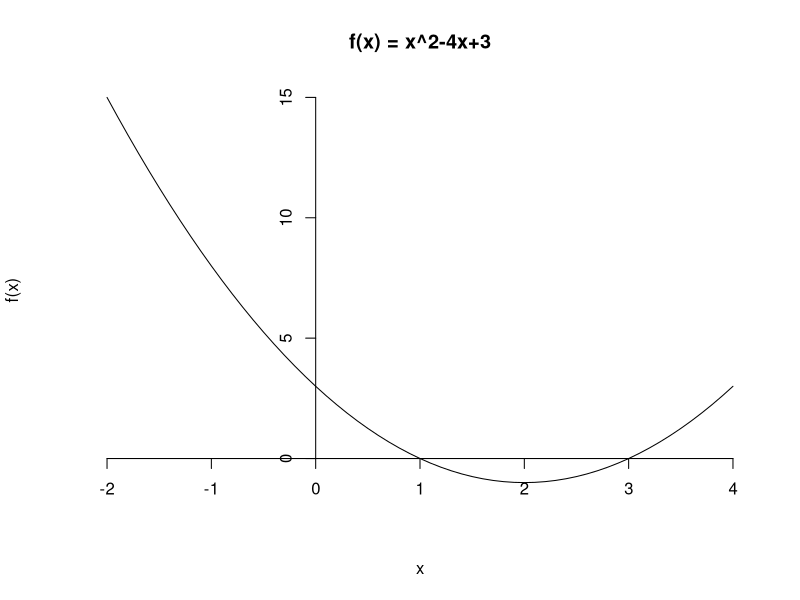
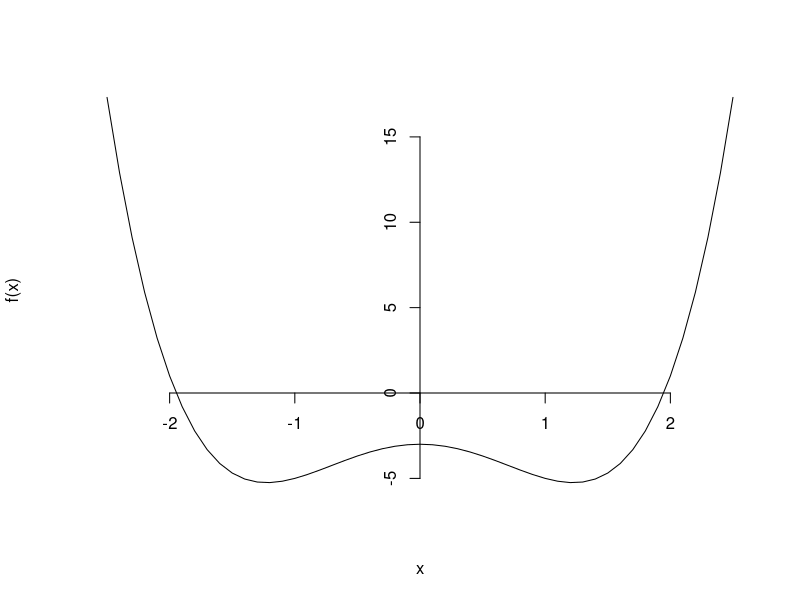
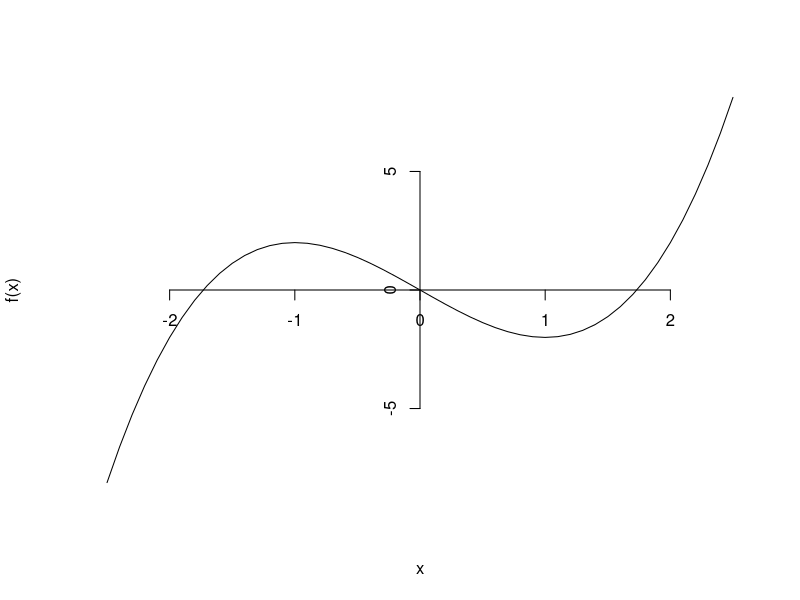
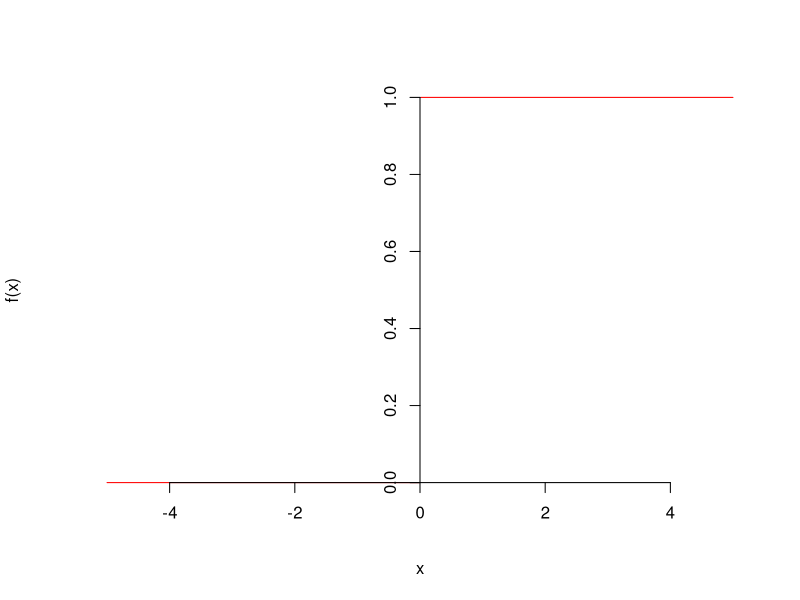
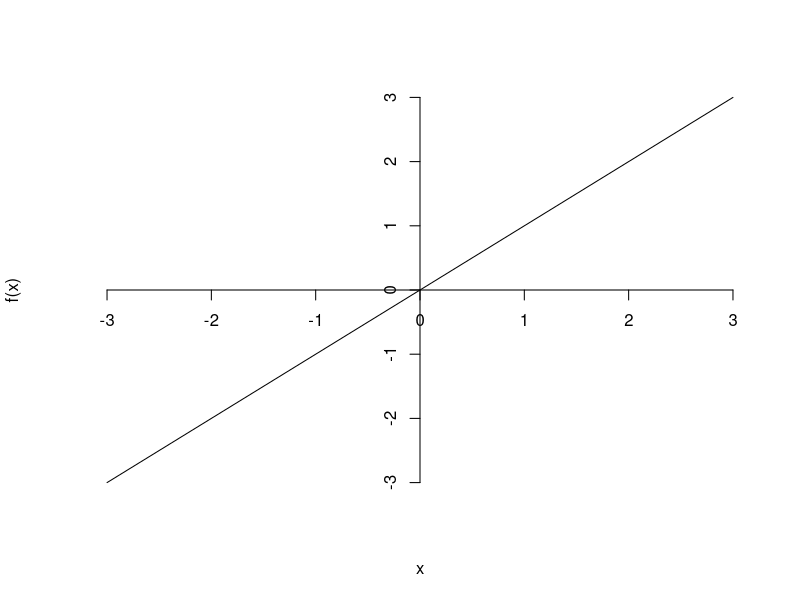
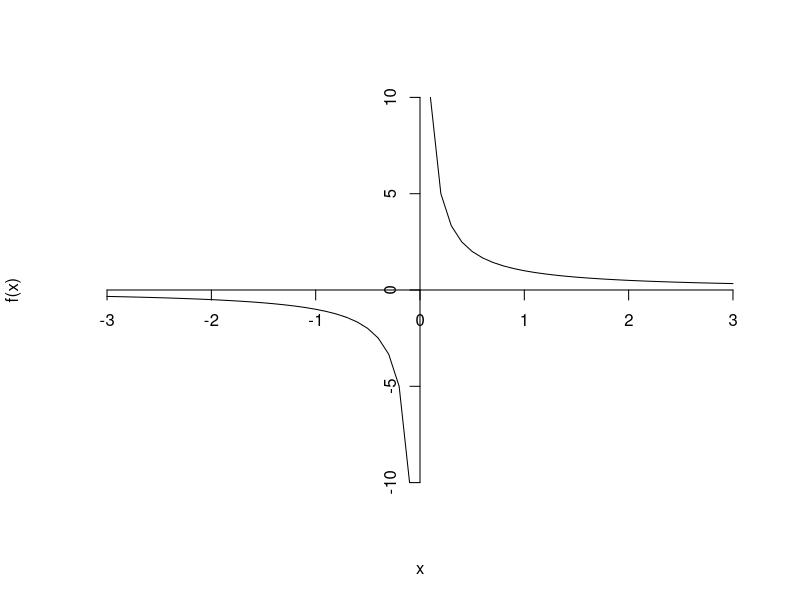

Write the R code that produced these figures, in order.
## ---- chunk 1
options(digits = 4)
knitr::opts_chunk$set(echo=FALSE, message=FALSE, warning=FALSE, cache=FALSE, 
                      dev.args=list(pointsize=11), size="scriptsize")
## ---- chunk 2
rm(list = ls())
x <- seq(-2, 4, 0.1)

f <- function(x) {
  x^2 - 4 * x + 3
}
plot(x,f(x), type = "l", axes = FALSE, main = "f(x) = x^2-4x+3")
axis(1, pos = 0)
axis(2, pos = 0)
## ---- chunk 3
rm(list = ls())
x <- seq(-2.5, 2.5, 0.1)

f <- function(x) {
  x^4 - 3 * x^2 - 3
}
plot(x,f(x), type = "l", axes = FALSE)
axis(1, pos = 0)
axis(2, pos = 0)

## ---- chunk 4
rm(list = ls())
x <- seq(-2.5, 2.5, 0.1)

f <- function(x) {
  x^3 - 3 * x 
}
plot(x,f(x), type = "l", axes = FALSE)
axis(1, pos = 0)
axis(2, pos = 0)

## ---- chunk 5
rm(list = ls())
x <- seq(-5, 5, 0.01)

f <- function(x) {
  0.5 * (x + abs(x)) / x
}
plot(x,f(x), type = "l", axes = FALSE, col = "red")
axis(1, pos = 0)
axis(2, pos = 0)
## ---- chunk 6
rm(list = ls())
x <- seq(-3, 3, 0.1)

f <- function(x) {
  x
}
plot(x,f(x), type = "l", axes = FALSE)
axis(1, pos = 0)
axis(2, pos = 0)
## ---- chunk 7
rm(list = ls())
x <- seq(-3, 3, 0.1)

f <- function(x) {
  1/x
}
plot(x,f(x), type = "l", axes = FALSE)
axis(1, pos = 0)
axis(2, pos = 0)
